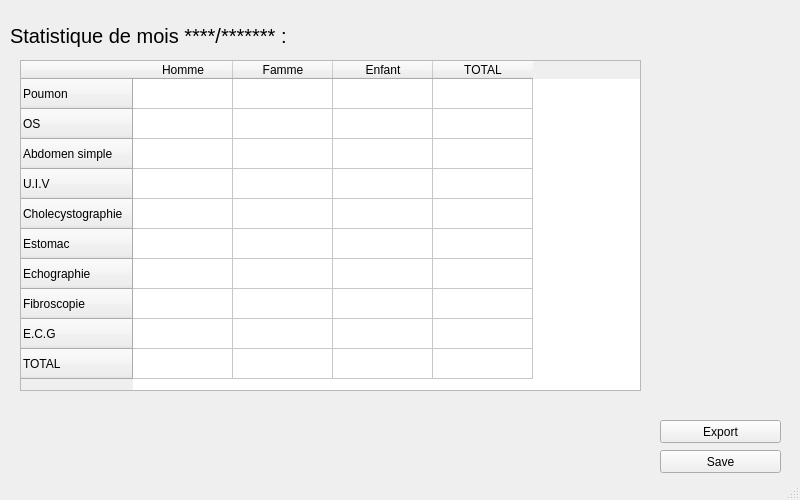
<?xml version="1.0" encoding="UTF-8"?>
<ui version="4.0">
 <class>MainWindow</class>
 <widget class="QMainWindow" name="MainWindow">
  <property name="geometry">
   <rect>
    <x>0</x>
    <y>0</y>
    <width>800</width>
    <height>500</height>
   </rect>
  </property>
  <property name="sizePolicy">
   <sizepolicy hsizetype="Fixed" vsizetype="Fixed">
    <horstretch>0</horstretch>
    <verstretch>0</verstretch>
   </sizepolicy>
  </property>
  <property name="minimumSize">
   <size>
    <width>800</width>
    <height>500</height>
   </size>
  </property>
  <property name="maximumSize">
   <size>
    <width>800</width>
    <height>500</height>
   </size>
  </property>
  <property name="windowTitle">
   <string>Radiologie statistiques</string>
  </property>
  <widget class="QWidget" name="centralwidget">
   <widget class="QLabel" name="label">
    <property name="geometry">
     <rect>
      <x>10</x>
      <y>20</y>
      <width>421</width>
      <height>31</height>
     </rect>
    </property>
    <property name="font">
     <font>
      <pointsize>15</pointsize>
     </font>
    </property>
    <property name="text">
     <string>Statistique de mois ****/******* :</string>
    </property>
   </widget>
   <widget class="QPushButton" name="pushButton">
    <property name="geometry">
     <rect>
      <x>660</x>
      <y>450</y>
      <width>121</width>
      <height>23</height>
     </rect>
    </property>
    <property name="text">
     <string>Save</string>
    </property>
   </widget>
   <widget class="QTableWidget" name="tableWidget">
    <property name="geometry">
     <rect>
      <x>20</x>
      <y>60</y>
      <width>621</width>
      <height>331</height>
     </rect>
    </property>
    <row>
     <property name="text">
      <string>Poumon</string>
     </property>
    </row>
    <row>
     <property name="text">
      <string>OS</string>
     </property>
    </row>
    <row>
     <property name="text">
      <string>Abdomen simple</string>
     </property>
    </row>
    <row>
     <property name="text">
      <string>U.I.V</string>
     </property>
    </row>
    <row>
     <property name="text">
      <string>Cholecystographie</string>
     </property>
    </row>
    <row>
     <property name="text">
      <string>Estomac</string>
     </property>
    </row>
    <row>
     <property name="text">
      <string>Echographie</string>
     </property>
    </row>
    <row>
     <property name="text">
      <string>Fibroscopie</string>
     </property>
    </row>
    <row>
     <property name="text">
      <string>E.C.G</string>
     </property>
    </row>
    <row>
     <property name="text">
      <string>TOTAL</string>
     </property>
    </row>
    <column>
     <property name="text">
      <string>Homme</string>
     </property>
    </column>
    <column>
     <property name="text">
      <string>Famme</string>
     </property>
    </column>
    <column>
     <property name="text">
      <string>Enfant</string>
     </property>
    </column>
    <column>
     <property name="text">
      <string>TOTAL</string>
     </property>
    </column>
   </widget>
   <widget class="QPushButton" name="pushButton_2">
    <property name="geometry">
     <rect>
      <x>660</x>
      <y>420</y>
      <width>121</width>
      <height>23</height>
     </rect>
    </property>
    <property name="text">
     <string>Export</string>
    </property>
   </widget>
  </widget>
  <widget class="QStatusBar" name="statusbar"/>
 </widget>
 <resources/>
 <connections/>
</ui>
